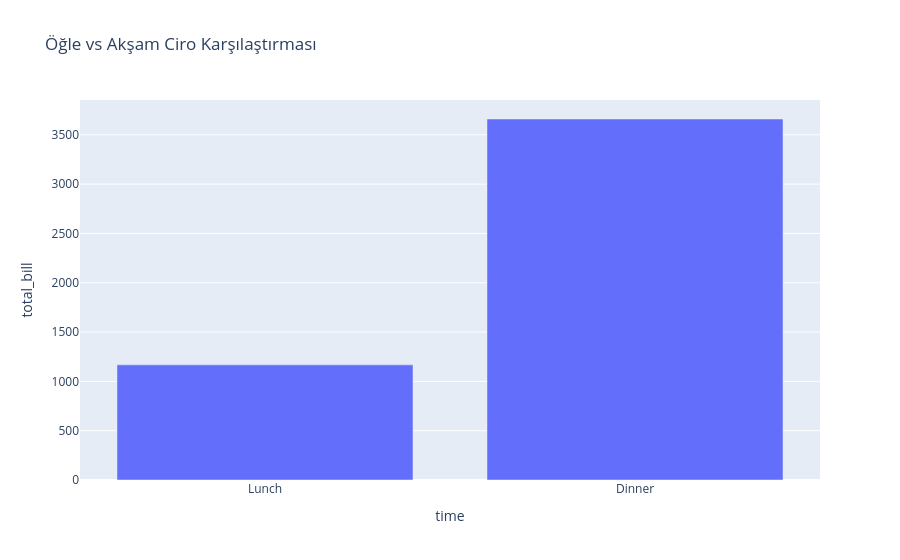

The notebook cell this image was saved under:
### Markdown cell above
Gün bazında toplam ödenen ücretlere göz attığımda cumartesi ve pazar'ın perşembe ve cuma'ya kıyasla yaklaşık 2.5 kat daha fazla toplam ücret kazandırdığını gözlemliyoruz.

### Code cell
zaman_ciro = df.groupby('time', observed=True)['total_bill'].sum().reset_index()
fig2 = px.bar(zaman_ciro, x='time', y='total_bill', title='Öğle vs Akşam Ciro Karşılaştırması')
fig2.show()

### Figure 1 — Plotly figure (JSON) as saved in the notebook; plotly's stock layout.template omitted (floating-point values rounded to 4 significant figures)
{"data": [{"hovertemplate": "time=%{x}<br>total_bill=%{y}<extra></extra>", "legendgroup": "", "marker": {"color": "#636efa", "pattern": {"shape": ""}}, "name": "", "orientation": "v", "showlegend": false, "textposition": "auto", "type": "bar", "x": ["Lunch", "Dinner"], "xaxis": "x", "y": [1167.0, 3660.0], "yaxis": "y"}], "layout": {"barmode": "relative", "legend": {"tracegroupgap": 0}, "title": {"text": "Öğle vs Akşam Ciro Karşılaştırması"}, "xaxis": {"anchor": "y", "domain": [0, 1], "title": {"text": "time"}}, "yaxis": {"anchor": "x", "domain": [0, 1], "title": {"text": "total_bill"}}}}
